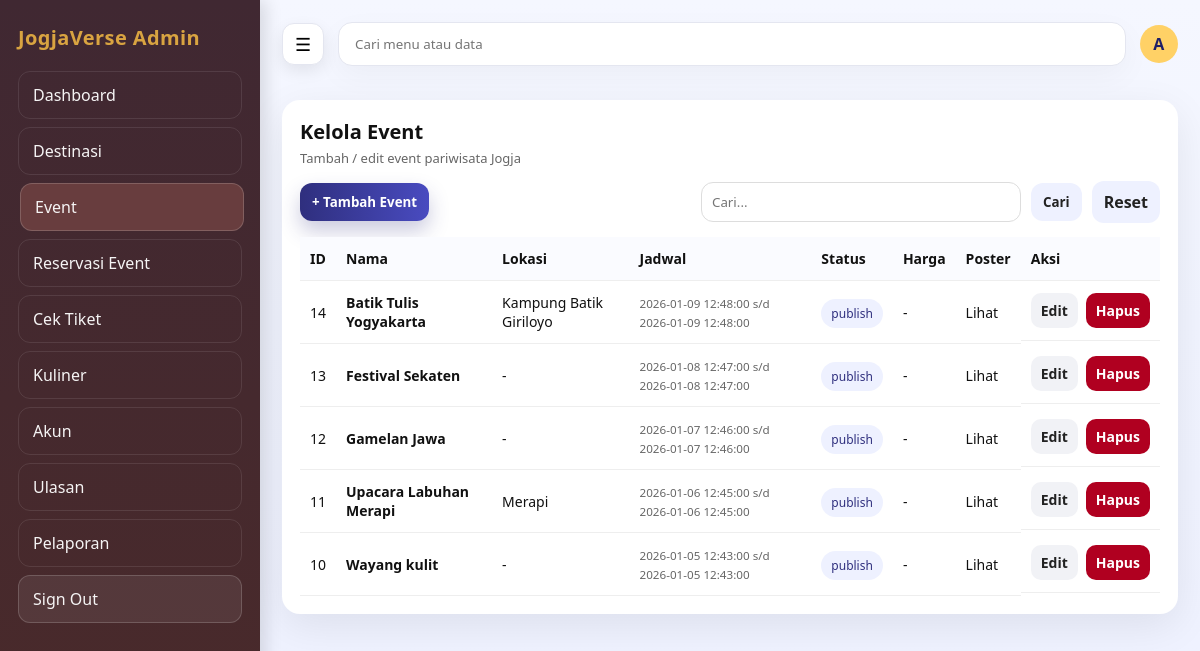
The page /admin/event.php (signed in) on the database as committed earlier.
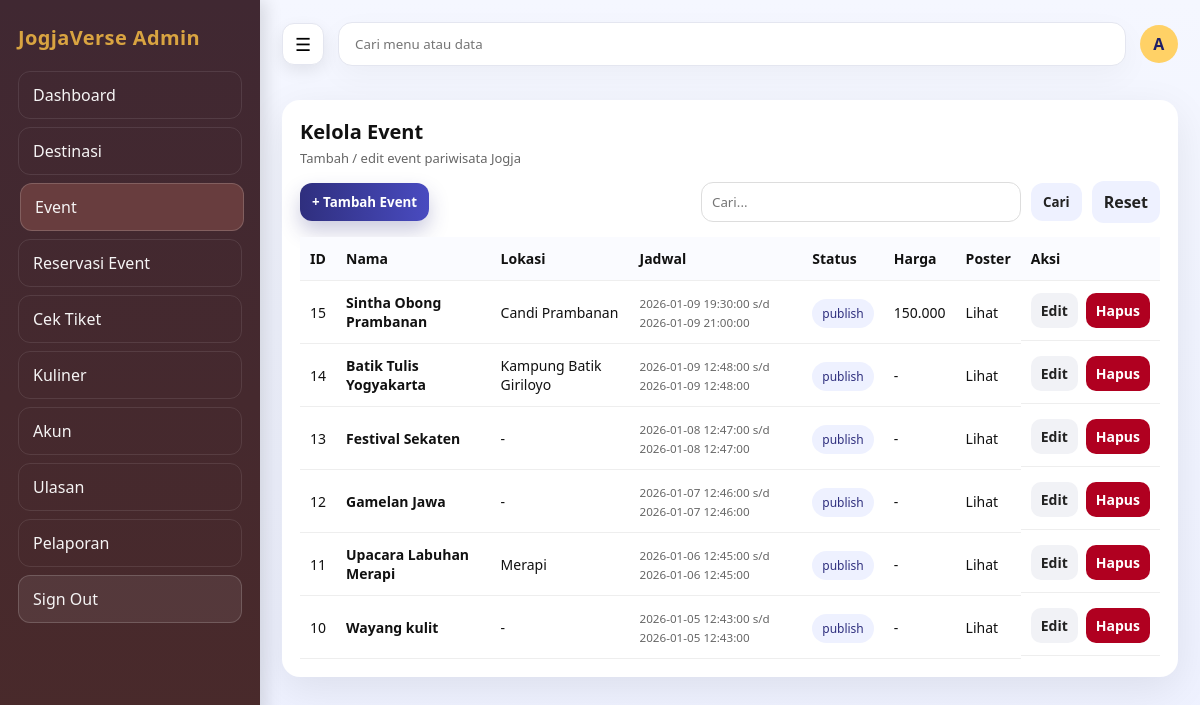
The same page on the database as committed later.
### tables this page shows
CREATE TABLE `event` (
  `id_event` bigint UNSIGNED NOT NULL,
  `id_destinasi` bigint UNSIGNED DEFAULT NULL,
  `id_kategori` bigint UNSIGNED DEFAULT NULL,
  `judul` varchar(180) NOT NULL,
  `slug` varchar(200) NOT NULL,
  `deskripsi` text,
  `lokasi` varchar(255) DEFAULT NULL,
  `latitude` decimal(10,7) DEFAULT NULL,
  `longitude` decimal(10,7) DEFAULT NULL,
  `mulai_pada` datetime NOT NULL,
  `selesai_pada` datetime NOT NULL,
  `kuota` int UNSIGNED DEFAULT '0',
  `harga` int UNSIGNED DEFAULT '0',
  `gambar_sampul_url` varchar(255) DEFAULT NULL,
  `status` enum('draft','publish','dibatalkan','arsip') NOT NULL DEFAULT 'draft',
  `dibuat_oleh` bigint UNSIGNED DEFAULT NULL,
  `dibuat_pada` datetime NOT NULL DEFAULT CURRENT_TIMESTAMP,
  `diubah_pada` datetime DEFAULT NULL ON UPDATE CURRENT_TIMESTAMP
);

### admin/_crud_helper.php (called while the page is built, shortened)
<?php
if (!function_exists('h')) {
  function h($val) {
    return htmlspecialchars((string)$val, ENT_QUOTES, 'UTF-8');
  }
}
function describe_table(mysqli $koneksi, string $table): array {
  $cols = [];
  $pk = null;
  $res = $koneksi->query("SHOW FULL COLUMNS FROM `$table`");
  if ($res) {
    while ($row = $res->fetch_assoc()) {
      $cols[] = $row;
      if (($row['Key'] ?? '') === 'PRI') {
        $pk = $row['Field'];
      }
    }
  }
  return [$cols, $pk];
}
function pick_col(array $colNames, array $candidates): ?string {
  foreach ($candidates as $c) {
    foreach ($colNames as $n) {
      if (strtolower($n) === strtolower($c)) return $n;
    }
  }
  return null;
}
function fetch_rows(mysqli $koneksi, string $table, ?string $pk, string $q, ?array $cols = null): mysqli_result {
  $searchable = [];
  foreach ($cols as $c) {
    $type = strtolower($c['Type'] ?? '');
    if (str_contains($type, 'char') || str_contains($type, 'text')) {
      $searchable[] = $c['Field'];
    }
  }
  $sql = "SELECT * FROM `$table`";
  $params = [];
  if ($pk) {
    $sql .= " ORDER BY `$pk` DESC";
  }
  $stmt = $koneksi->prepare($sql);
  $stmt->execute();
  return $stmt->get_result();
}
function fetch_options_by_table(mysqli $koneksi, array $tableCandidates, array $labelCandidates): array {
  foreach ($tableCandidates as $table) {
    try {
      [$cols, $pk] = describe_table($koneksi, $table);
      $colNames = array_map(fn($c) => $c['Field'], $cols);
      $labelCol = pick_col($colNames, $labelCandidates) ?? $pk;
      $sql = "SELECT `$pk`, `$labelCol` FROM `$table` ORDER BY `$labelCol`";
      $stmt = $koneksi->prepare($sql);
      $stmt->execute();
      $res = $stmt->get_result();
      $rows = [];
      while ($row = $res->fetch_assoc()) {
        $rows[] = [
          'id' => $row[$pk],
          'label' => $row[$labelCol] ?? $row[$pk],
        ];
      }
      if (count($rows) > 0) {
        return $rows;
      }
    } catch (Throwable $e) {
      continue;
    }
  }
  return [];
}

### admin/event.php (the view, shortened to what the changed rows need)
<?php
require_once __DIR__ . "/../config/koneksi.php";
require_once __DIR__ . "/_crud_helper.php";
$table = "event";
[$cols, $pk] = describe_table($koneksi, $table);
$colNames = array_map(fn($c) => $c['Field'], $cols);
$colNama    = pick_col($colNames, ["judul", "nama_event", "nama", "title"]);
$colLok     = pick_col($colNames, ["lokasi", "tempat", "venue", "alamat", "kota"]);
$colMulai   = pick_col($colNames, ["mulai_pada", "tanggal_mulai", "tgl_mulai", "mulai", "start_date", "start"]);
$colSelesai = pick_col($colNames, ["selesai_pada", "tanggal_selesai", "tgl_selesai", "selesai", "end_date", "end"]);
$colStatus  = pick_col($colNames, ["status", "status_event"]);
$colFoto    = pick_col($colNames, ["gambar_sampul_url", "banner", "poster_url", "foto_url", "gambar_url", "cover"]);
$q = trim($_GET['q'] ?? "");
$data = fetch_rows($koneksi, $table, $pk, $q, $cols);
$penggunaOptions = fetch_options_by_table(
  $koneksi,
  ["pengguna"],
  ["nama_lengkap", "username", "email", "nama"]
);
?>
<?php require_once __DIR__ . "/partials/header.php"; ?>
<link rel="stylesheet" href="<?= BASE_URL ?>/assets/css/admin_crud.css">
<div class="card">
  <div>
    <h1 class="page-title">Kelola Event</h1>
  </div>
  <div class="table-wrap">
    <table class="table2">
      <thead>
        <tr>
          <th>ID</th>
          <th>Nama</th>
          <th>Lokasi</th>
          <th>Jadwal</th>
          <th>Status</th>
          <th>Harga</th>
          <th>Poster</th>
          <th>Aksi</th>
        </tr>
      </thead>
      <tbody>
      <?php while($row = $data->fetch_assoc()): ?>
        <tr>
          <td><?= h($row[$pk]) ?></td>
          <td><b><?= h($colNama ? ($row[$colNama] ?? '-') : '-') ?></b></td>
          <td><?= h($colLok ? ($row[$colLok] ?? '-') : '-') ?></td>
          <td>
            <small>
              <?= h($colMulai ? ($row[$colMulai] ?? '-') : '-') ?>
              <?php if ($colSelesai): ?> s/d <?= h($row[$colSelesai] ?? '-') ?><?php endif; ?>
            </small>
          </td>
          <td><span class="pill"><?= h($colStatus ? ($row[$colStatus] ?? '-') : '-') ?></span></td>
          <td><?= h(isset($row['harga']) ? number_format((float)$row['harga'], 0, ',', '.') : '-') ?></td>
          <td>
            <?php if ($colFoto && !empty($row[$colFoto])): ?>
              <a href="<?= h($row[$colFoto]) ?>" target="_blank">Lihat</a>
            <?php else: ?>
              <small>-</small>
            <?php endif; ?>
          </td>
          <td class="actions">
            <a class="btn-sm gray" href="<?= BASE_URL ?>/admin/event.php?edit=<?= h($row[$pk]) ?>">Edit</a>
            <a class="btn-sm danger" onclick="return confirm('Hapus event ini?')" href="<?= BASE_URL ?>/admin/event.php?hapus=<?= h($row[$pk]) ?>">Hapus</a>
          </td>
        </tr>
      <?php endwhile; ?>
      </tbody>
    </table>
  </div>
</div>
<?php require_once __DIR__ . "/partials/footer.php"; ?>

Rows that differ between the two databases and show on the page:
added event: id_event "15", judul "Sintha Obong Prambanan", lokasi "Candi Prambanan", mulai_pada "2026-01-09 19:30:00", selesai_pada "2026-01-09 21:00:00", status "publish", harga "150.000"
